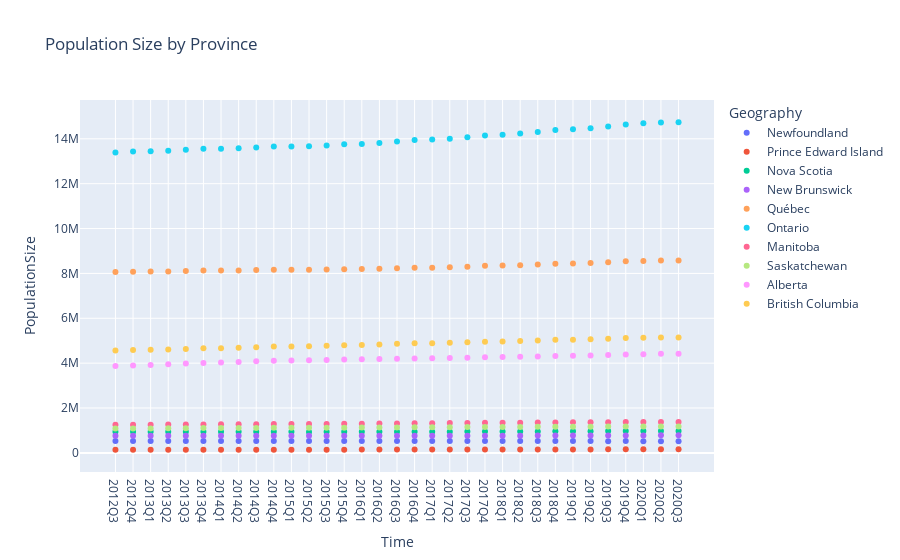

The cell this chart's notebook holds for it:
### Code cell
px.scatter(data_frame=data_pop_del_mort_df,
          y = "PopulationSize",
          x = "Time",
          color= "Geography", 
          hover_name="Time",
          title="Population Size by Province")
